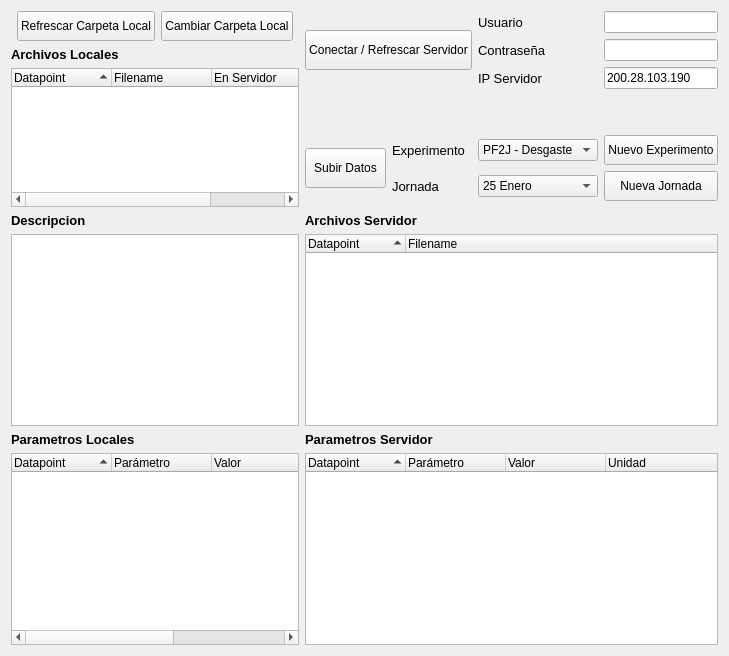
     <widget class="QWidget" name="tab_3">
      <attribute name="title">
       <string>Base de Datos</string>
      </attribute>
      <layout class="QGridLayout" name="gridLayout_20">
       <item row="0" column="1">
        <layout class="QGridLayout" name="gridLayout_18">
         <item row="7" column="3">
          <widget class="QPushButton" name="bd_agregar_experimento">
           <property name="minimumSize">
            <size>
             <width>0</width>
             <height>30</height>
            </size>
           </property>
           <property name="maximumSize">
            <size>
             <width>16777215</width>
             <height>40</height>
            </size>
           </property>
           <property name="font">
            <font>
             <pointsize>9</pointsize>
             <bold>false</bold>
            </font>
           </property>
           <property name="text">
            <string>Nuevo Experimento</string>
           </property>
          </widget>
         </item>
         <item row="7" column="2">
          <widget class="QComboBox" name="bd_experimento">
           <property name="sizePolicy">
            <sizepolicy hsizetype="Minimum" vsizetype="Fixed">
             <horstretch>0</horstretch>
             <verstretch>0</verstretch>
            </sizepolicy>
           </property>
           <property name="font">
            <font>
             <pointsize>9</pointsize>
             <bold>false</bold>
            </font>
           </property>
           <item>
            <property name="text">
             <string>PF2J - Desgaste</string>
            </property>
           </item>
          </widget>
         </item>
         <item row="7" column="1">
          <widget class="QLabel" name="label_3">
           <property name="sizePolicy">
            <sizepolicy hsizetype="Minimum" vsizetype="Preferred">
             <horstretch>0</horstretch>
             <verstretch>0</verstretch>
            </sizepolicy>
           </property>
           <property name="font">
            <font>
             <pointsize>10</pointsize>
             <bold>false</bold>
            </font>
           </property>
           <property name="text">
            <string>Experimento</string>
           </property>
          </widget>
         </item>
         <item row="8" column="1">
          <widget class="QLabel" name="label_4">
           <property name="sizePolicy">
            <sizepolicy hsizetype="Minimum" vsizetype="Preferred">
             <horstretch>0</horstretch>
             <verstretch>0</verstretch>
            </sizepolicy>
           </property>
           <property name="font">
            <font>
             <pointsize>10</pointsize>
             <bold>false</bold>
            </font>
           </property>
           <property name="text">
            <string>Jornada</string>
           </property>
          </widget>
         </item>
         <item row="8" column="2">
          <widget class="QComboBox" name="bd_jornada">
           <property name="sizePolicy">
            <sizepolicy hsizetype="Minimum" vsizetype="Fixed">
             <horstretch>0</horstretch>
             <verstretch>0</verstretch>
            </sizepolicy>
           </property>
           <property name="font">
            <font>
             <pointsize>9</pointsize>
             <bold>false</bold>
            </font>
           </property>
           <item>
            <property name="text">
             <string>25 Enero</string>
            </property>
           </item>
           <item>
            <property name="text">
             <string>27 Abril</string>
            </property>
           </item>
           <item>
            <property name="text">
             <string>03 Mayo</string>
            </property>
           </item>
          </widget>
         </item>
         <item row="8" column="3">
          <widget class="QPushButton" name="bd_agregar_jornada">
           <property name="minimumSize">
            <size>
             <width>0</width>
             <height>30</height>
            </size>
           </property>
           <property name="maximumSize">
            <size>
             <width>16777215</width>
             <height>40</height>
            </size>
           </property>
           <property name="font">
            <font>
             <pointsize>9</pointsize>
             <bold>false</bold>
            </font>
           </property>
           <property name="text">
            <string>Nueva Jornada</string>
           </property>
          </widget>
         </item>
         <item row="7" column="0" rowspan="2">
          <widget class="QPushButton" name="bd_subir">
           <property name="sizePolicy">
            <sizepolicy hsizetype="Minimum" vsizetype="Minimum">
             <horstretch>0</horstretch>
             <verstretch>0</verstretch>
            </sizepolicy>
           </property>
           <property name="minimumSize">
            <size>
             <width>0</width>
             <height>30</height>
            </size>
           </property>
           <property name="maximumSize">
            <size>
             <width>16777215</width>
             <height>40</height>
            </size>
           </property>
           <property name="font">
            <font>
             <pointsize>9</pointsize>
             <bold>false</bold>
            </font>
           </property>
           <property name="text">
            <string>Subir Datos</string>
           </property>
          </widget>
         </item>
         <item row="5" column="1" colspan="2">
          <spacer name="verticalSpacer_6">
           <property name="orientation">
            <enum>Qt::Orientation::Vertical</enum>
           </property>
           <property name="sizeType">
            <enum>QSizePolicy::Policy::Minimum</enum>
           </property>
           <property name="sizeHint" stdset="0">
            <size>
             <width>20</width>
             <height>40</height>
            </size>
           </property>
          </spacer>
         </item>
         <item row="2" column="3">
          <widget class="QLineEdit" name="bd_usuario">
           <property name="sizePolicy">
            <sizepolicy hsizetype="Minimum" vsizetype="Fixed">
             <horstretch>0</horstretch>
             <verstretch>0</verstretch>
            </sizepolicy>
           </property>
           <property name="font">
            <font>
             <pointsize>9</pointsize>
             <bold>false</bold>
            </font>
           </property>
           <property name="text">
            <string/>
           </property>
          </widget>
         </item>
         <item row="3" column="3">
          <widget class="QLineEdit" name="bd_password">
           <property name="sizePolicy">
            <sizepolicy hsizetype="Minimum" vsizetype="Fixed">
             <horstretch>0</horstretch>
             <verstretch>0</verstretch>
            </sizepolicy>
           </property>
           <property name="font">
            <font>
             <pointsize>9</pointsize>
             <bold>false</bold>
            </font>
           </property>
           <property name="text">
            <string/>
           </property>
           <property name="echoMode">
            <enum>QLineEdit::EchoMode::Password</enum>
           </property>
          </widget>
         </item>
         <item row="4" column="3">
          <widget class="QLineEdit" name="bd_ip">
           <property name="sizePolicy">
            <sizepolicy hsizetype="Minimum" vsizetype="Fixed">
             <horstretch>0</horstretch>
             <verstretch>0</verstretch>
            </sizepolicy>
           </property>
           <property name="font">
            <font>
             <pointsize>9</pointsize>
             <bold>false</bold>
            </font>
           </property>
           <property name="text">
            <string>200.28.103.190</string>
           </property>
          </widget>
         </item>
         <item row="4" column="2">
          <widget class="QLabel" name="label_16">
           <property name="sizePolicy">
            <sizepolicy hsizetype="Minimum" vsizetype="Preferred">
             <horstretch>0</horstretch>
             <verstretch>0</verstretch>
            </sizepolicy>
           </property>
           <property name="font">
            <font>
             <pointsize>10</pointsize>
             <bold>false</bold>
            </font>
           </property>
           <property name="text">
            <string>IP Servidor</string>
           </property>
          </widget>
         </item>
         <item row="3" column="2">
          <widget class="QLabel" name="label_15">
           <property name="sizePolicy">
            <sizepolicy hsizetype="Minimum" vsizetype="Preferred">
             <horstretch>0</horstretch>
             <verstretch>0</verstretch>
            </sizepolicy>
           </property>
           <property name="font">
            <font>
             <pointsize>10</pointsize>
             <bold>false</bold>
            </font>
           </property>
           <property name="text">
            <string>Contraseña</string>
           </property>
          </widget>
         </item>
         <item row="2" column="2">
          <widget class="QLabel" name="label_5">
           <property name="sizePolicy">
            <sizepolicy hsizetype="Minimum" vsizetype="Preferred">
             <horstretch>0</horstretch>
             <verstretch>0</verstretch>
            </sizepolicy>
           </property>
           <property name="font">
            <font>
             <pointsize>10</pointsize>
             <bold>false</bold>
            </font>
           </property>
           <property name="text">
            <string>Usuario</string>
           </property>
          </widget>
         </item>
         <item row="2" column="0" rowspan="3" colspan="2">
          <widget class="QPushButton" name="bd_refrescar_servidor">
           <property name="sizePolicy">
            <sizepolicy hsizetype="Minimum" vsizetype="Maximum">
             <horstretch>0</horstretch>
             <verstretch>0</verstretch>
            </sizepolicy>
           </property>
           <property name="minimumSize">
            <size>
             <width>0</width>
             <height>30</height>
            </size>
           </property>
           <property name="maximumSize">
            <size>
             <width>16777215</width>
             <height>40</height>
            </size>
           </property>
           <property name="font">
            <font>
             <pointsize>9</pointsize>
             <bold>false</bold>
            </font>
           </property>
           <property name="text">
            <string>Conectar / Refrescar Servidor</string>
           </property>
          </widget>
         </item>
        </layout>
       </item>
       <item row="2" column="1">
        <layout class="QGridLayout" name="gridLayout_19">
         <item row="0" column="0">
          <widget class="QLabel" name="label_6">
           <property name="sizePolicy">
            <sizepolicy hsizetype="Minimum" vsizetype="Preferred">
             <horstretch>0</horstretch>
             <verstretch>0</verstretch>
            </sizepolicy>
           </property>
           <property name="font">
            <font>
             <pointsize>10</pointsize>
             <bold>true</bold>
            </font>
           </property>
           <property name="text">
            <string>Archivos Servidor</string>
           </property>
          </widget>
         </item>
         <item row="1" column="0">
          <widget class="QTreeWidget" name="bd_archivos_servidor">
           <property name="sizePolicy">
            <sizepolicy hsizetype="Minimum" vsizetype="Expanding">
             <horstretch>0</horstretch>
             <verstretch>0</verstretch>
            </sizepolicy>
           </property>
           <property name="font">
            <font>
             <pointsize>9</pointsize>
             <bold>false</bold>
            </font>
           </property>
           <property name="sortingEnabled">
            <bool>true</bool>
           </property>
           <column>
            <property name="text">
             <string>Datapoint</string>
            </property>
           </column>
           <column>
            <property name="text">
             <string>Filename</string>
            </property>
           </column>
          </widget>
         </item>
         <item row="2" column="0">
          <widget class="QLabel" name="label_24">
           <property name="sizePolicy">
            <sizepolicy hsizetype="Minimum" vsizetype="Preferred">
             <horstretch>0</horstretch>
             <verstretch>0</verstretch>
            </sizepolicy>
           </property>
           <property name="font">
            <font>
             <pointsize>10</pointsize>
             <bold>true</bold>
            </font>
           </property>
           <property name="text">
            <string>Parametros Servidor</string>
           </property>
          </widget>
         </item>
         <item row="3" column="0">
          <widget class="QTreeWidget" name="bd_parametros_servidor">
           <property name="sizePolicy">
            <sizepolicy hsizetype="Minimum" vsizetype="Expanding">
             <horstretch>0</horstretch>
             <verstretch>0</verstretch>
            </sizepolicy>
           </property>
           <property name="font">
            <font>
             <pointsize>9</pointsize>
             <bold>false</bold>
            </font>
           </property>
           <property name="sortingEnabled">
            <bool>true</bool>
           </property>
           <attribute name="headerDefaultSectionSize">
            <number>100</number>
           </attribute>
           <column>
            <property name="text">
             <string>Datapoint</string>
            </property>
           </column>
           <column>
            <property name="text">
             <string>Parámetro</string>
            </property>
           </column>
           <column>
            <property name="text">
             <string>Valor</string>
            </property>
           </column>
           <column>
            <property name="text">
             <string>Unidad</string>
            </property>
           </column>
          </widget>
         </item>
        </layout>
       </item>
       <item row="0" column="0" rowspan="3">
        <layout class="QGridLayout" name="gridLayout_17">
         <item row="3" column="2" colspan="2">
          <widget class="QLabel" name="bd_label_archivos_locales">
           <property name="font">
            <font>
             <pointsize>9</pointsize>
             <bold>true</bold>
            </font>
           </property>
           <property name="text">
            <string/>
           </property>
           <property name="alignment">
            <set>Qt::AlignmentFlag::AlignLeading|Qt::AlignmentFlag::AlignLeft|Qt::AlignmentFlag::AlignVCenter</set>
           </property>
          </widget>
         </item>
         <item row="3" column="0" colspan="2">
          <widget class="QLabel" name="label_21">
           <property name="font">
            <font>
             <pointsize>10</pointsize>
             <bold>true</bold>
            </font>
           </property>
           <property name="text">
            <string>Archivos Locales</string>
           </property>
           <property name="alignment">
            <set>Qt::AlignmentFlag::AlignLeading|Qt::AlignmentFlag::AlignLeft|Qt::AlignmentFlag::AlignVCenter</set>
           </property>
          </widget>
         </item>
         <item row="4" column="0" colspan="4">
          <widget class="QTreeWidget" name="bd_archivos_locales">
           <property name="enabled">
            <bool>true</bool>
           </property>
           <property name="font">
            <font>
             <pointsize>9</pointsize>
             <bold>false</bold>
            </font>
           </property>
           <property name="sizeAdjustPolicy">
            <enum>QAbstractScrollArea::SizeAdjustPolicy::AdjustToContents</enum>
           </property>
           <property name="indentation">
            <number>25</number>
           </property>
           <property name="rootIsDecorated">
            <bool>true</bool>
           </property>
           <property name="sortingEnabled">
            <bool>true</bool>
           </property>
           <property name="animated">
            <bool>false</bool>
           </property>
           <property name="wordWrap">
            <bool>false</bool>
           </property>
           <attribute name="headerCascadingSectionResizes">
            <bool>false</bool>
           </attribute>
           <attribute name="headerShowSortIndicator" stdset="0">
            <bool>true</bool>
           </attribute>
           <attribute name="headerStretchLastSection">
            <bool>true</bool>
           </attribute>
           <column>
            <property name="text">
             <string>Datapoint</string>
            </property>
           </column>
           <column>
            <property name="text">
             <string>Filename</string>
            </property>
           </column>
           <column>
            <property name="text">
             <string>En Servidor</string>
            </property>
           </column>
           <column>
            <property name="text">
             <string>Subir</string>
            </property>
           </column>
          </widget>
         </item>
         <item row="6" column="0" colspan="4">
          <widget class="QTextBrowser" name="bd_descripcion">
           <property name="font">
            <font>
             <pointsize>9</pointsize>
             <bold>false</bold>
            </font>
           </property>
           <property name="html">
            <string>&lt;!DOCTYPE HTML PUBLIC &quot;-//W3C//DTD HTML 4.0//EN&quot; &quot;http://www.w3.org/TR/REC-html40/strict.dtd&quot;&gt;
&lt;html&gt;&lt;head&gt;&lt;meta name=&quot;qrichtext&quot; content=&quot;1&quot; /&gt;&lt;meta charset=&quot;utf-8&quot; /&gt;&lt;style type=&quot;text/css&quot;&gt;
p, li { white-space: pre-wrap; }
hr { height: 1px; border-width: 0; }
li.unchecked::marker { content: &quot;\2610&quot;; }
li.checked::marker { content: &quot;\2612&quot;; }
&lt;/style&gt;&lt;/head&gt;&lt;body style=&quot; font-family:'Segoe UI'; font-size:9pt; font-weight:400; font-style:normal;&quot;&gt;
&lt;p style=&quot;-qt-paragraph-type:empty; margin-top:0px; margin-bottom:0px; margin-left:0px; margin-right:0px; -qt-block-indent:0; text-indent:0px;&quot;&gt;&lt;br /&gt;&lt;/p&gt;&lt;/body&gt;&lt;/html&gt;</string>
           </property>
          </widget>
         </item>
         <item row="5" column="0" colspan="4">
          <widget class="QLabel" name="label_18">
           <property name="font">
            <font>
             <pointsize>10</pointsize>
             <bold>true</bold>
            </font>
           </property>
           <property name="text">
            <string>Descripcion</string>
           </property>
          </widget>
         </item>
         <item row="8" column="0" colspan="4">
          <widget class="QTreeWidget" name="bd_parametros_locales">
           <property name="font">
            <font>
             <pointsize>9</pointsize>
             <bold>false</bold>
            </font>
           </property>
           <property name="sortingEnabled">
            <bool>true</bool>
           </property>
           <attribute name="headerDefaultSectionSize">
            <number>100</number>
           </attribute>
           <column>
            <property name="text">
             <string>Datapoint</string>
            </property>
           </column>
           <column>
            <property name="text">
             <string>Parámetro</string>
            </property>
           </column>
           <column>
            <property name="text">
             <string>Valor</string>
            </property>
           </column>
           <column>
            <property name="text">
             <string>Unidad</string>
            </property>
           </column>
           <column>
            <property name="text">
             <string>Subir</string>
            </property>
           </column>
          </widget>
         </item>
         <item row="7" column="0" colspan="4">
          <widget class="QLabel" name="label_20">
           <property name="font">
            <font>
             <pointsize>10</pointsize>
             <bold>true</bold>
            </font>
           </property>
           <property name="text">
            <string>Parametros Locales</string>
           </property>
          </widget>
         </item>
         <item row="2" column="2">
          <widget class="QPushButton" name="bd_seleccionar_carpeta">
           <property name="minimumSize">
            <size>
             <width>0</width>
             <height>30</height>
            </size>
           </property>
           <property name="maximumSize">
            <size>
             <width>16777215</width>
             <height>40</height>
            </size>
           </property>
           <property name="font">
            <font>
             <pointsize>9</pointsize>
             <bold>false</bold>
            </font>
           </property>
           <property name="text">
            <string>Cambiar Carpeta Local</string>
           </property>
          </widget>
         </item>
         <item row="2" column="1">
          <widget class="QPushButton" name="bd_refrescar">
           <property name="minimumSize">
            <size>
             <width>0</width>
             <height>30</height>
            </size>
           </property>
           <property name="maximumSize">
            <size>
             <width>16777215</width>
             <height>40</height>
            </size>
           </property>
           <property name="font">
            <font>
             <pointsize>9</pointsize>
             <bold>false</bold>
            </font>
           </property>
           <property name="text">
            <string>Refrescar Carpeta Local</string>
           </property>
          </widget>
         </item>
        </layout>
       </item>
      </layout>
     </widget>
